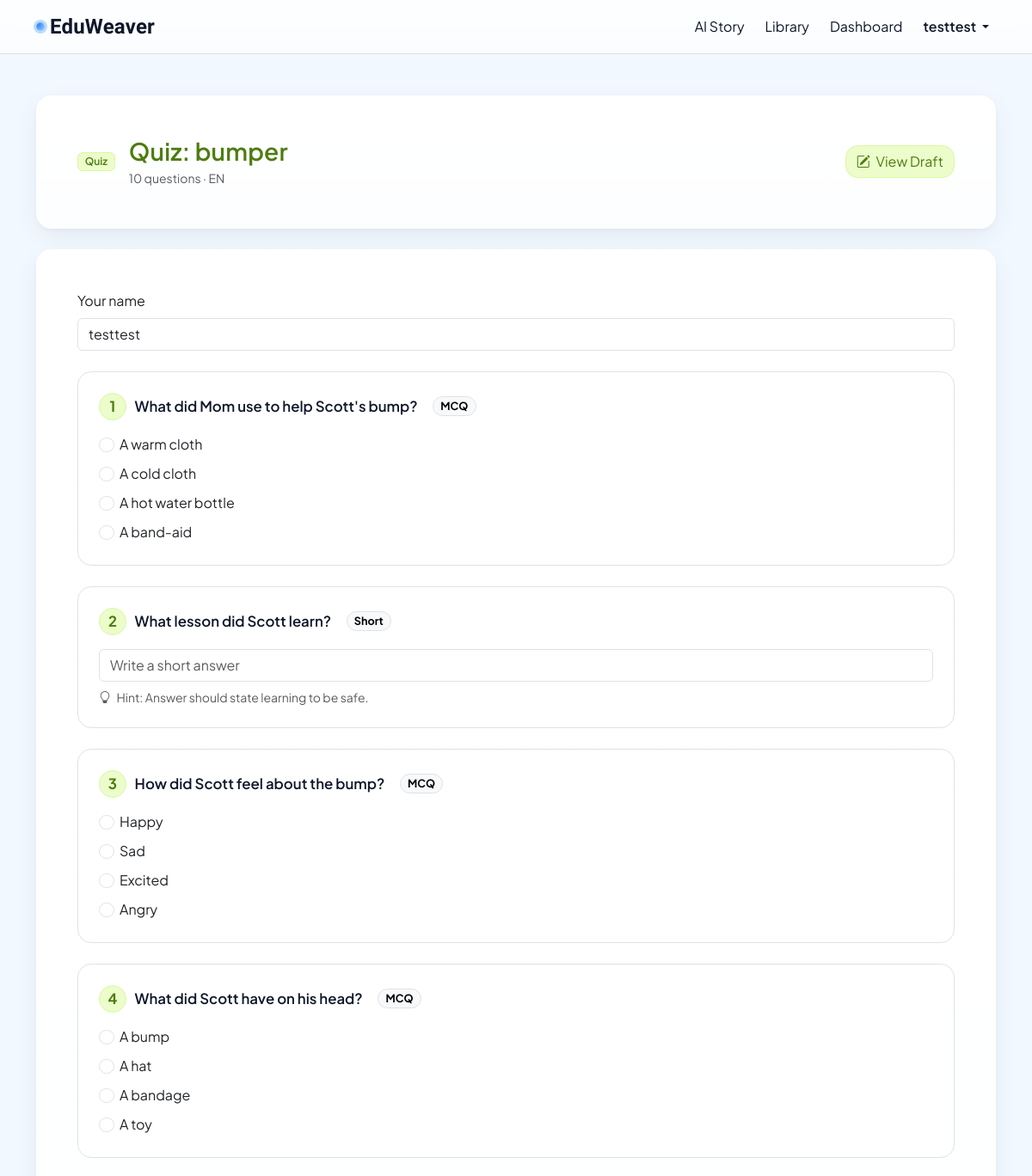
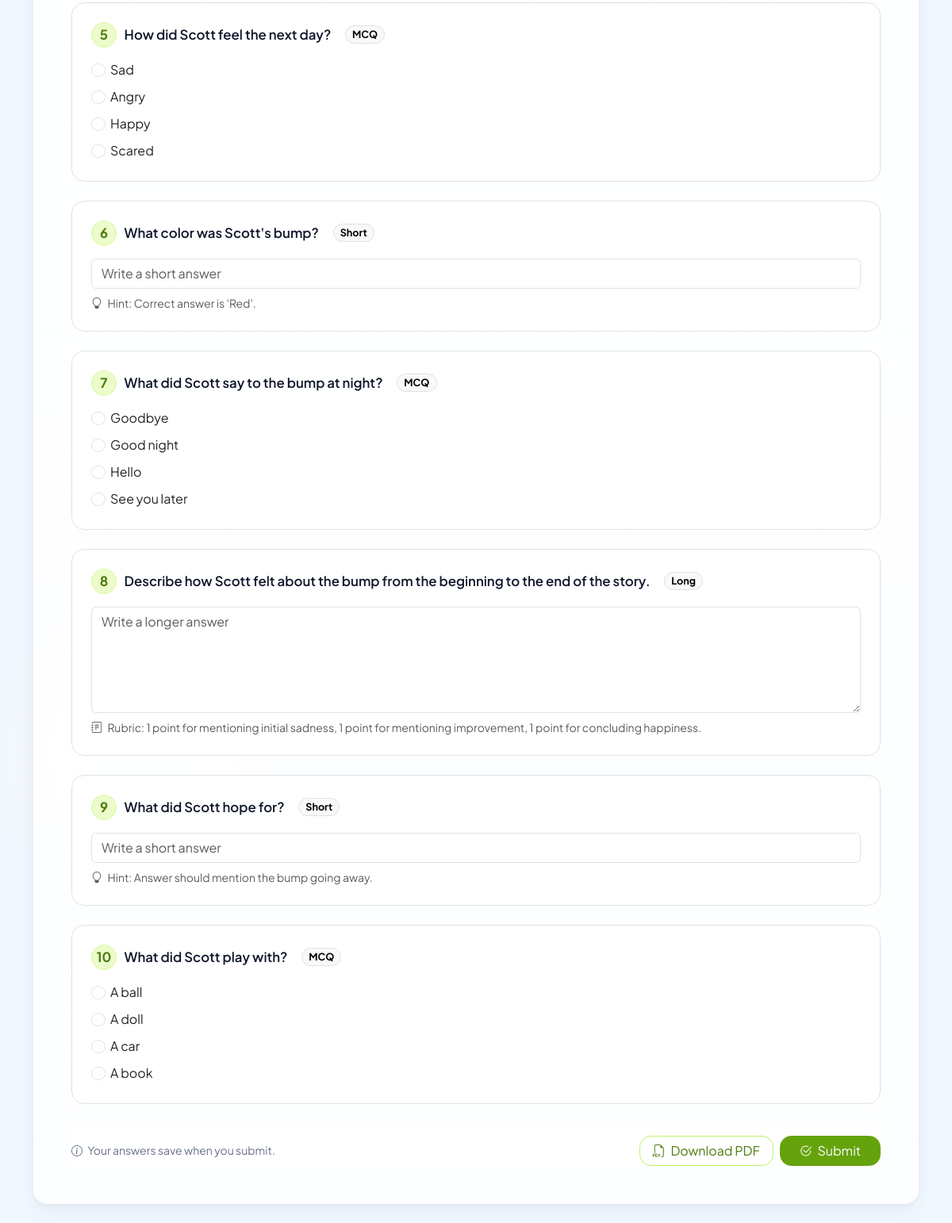
The page /quiz/bumper-1762896001 (signed in) on the database its author committed (2 pictures, top to bottom).
### tables this page shows
CREATE TABLE users (
            id INTEGER PRIMARY KEY AUTOINCREMENT,
            username TEXT NOT NULL UNIQUE,
            email TEXT NOT NULL UNIQUE,
            password_hash TEXT NOT NULL,
            created_at TEXT DEFAULT (DATETIME('now'))
        , is_admin INTEGER DEFAULT 0, is_english_native INTEGER
    CHECK (is_english_native IN (0,1)), age INTEGER
    CHECK (age IS NULL OR (age BETWEEN 5 AND 120)), gender TEXT
    CHECK (gender IN ('female','male','nonbinary','prefer_not') OR gender IS NULL));

CREATE TABLE stories (
            id INTEGER PRIMARY KEY AUTOINCREMENT,
            title TEXT NOT NULL,
            slug TEXT NOT NULL UNIQUE,
            prompt TEXT NOT NULL,
            language TEXT DEFAULT 'en',
            level TEXT DEFAULT 'phonics',
            content TEXT NOT NULL,
            visuals TEXT,
            created_at TEXT DEFAULT (DATETIME('now')),
            author_name TEXT DEFAULT 'guest'
        );

CREATE TABLE quiz_questions (
            id INTEGER PRIMARY KEY AUTOINCREMENT,
            story_id INTEGER NOT NULL,
            question TEXT NOT NULL,
            choices_json TEXT NOT NULL,
            correct_index INTEGER NOT NULL, qtype TEXT DEFAULT 'mcq', answer_text TEXT, rubric TEXT,
            FOREIGN KEY (story_id) REFERENCES stories(id) ON DELETE CASCADE
        );

### app.py (the view, shortened to what this page needs)
@app.route("/quiz/<slug>", methods=["GET", "POST"])
@login_required
def quiz_take(slug):
    db = get_db()
    s = db.execute("SELECT * FROM stories WHERE slug = ?", (slug,)).fetchone()
    if not s:
        return ("Story not found", 404)
    draft_row = db.execute(
        """
        SELECT id
        FROM finish_drafts
        WHERE seed_prompt = ?
          AND learner_name = ?
          AND language = ?
        ORDER BY datetime(created_at) DESC
        LIMIT 1
        """,
        (s["prompt"], s["author_name"], s["language"])
    ).fetchone()
    draft_id = draft_row["id"] if draft_row else None
    qs = db.execute(
        "SELECT * FROM quiz_questions WHERE story_id = ? ORDER BY id ASC",
        (s["id"],)
    ).fetchall()
    if not qs:
        flash("No quiz yet. Build the worksheet first.", "warning")
        return redirect(url_for("story_view", slug=slug))
    for q in qs:
        if not q.get("qtype"):
            q["qtype"] = "mcq"
    for q in qs:
        if q["qtype"] == "mcq":
            ch = q["choices_json"]
            if isinstance(ch, str):
                try:
                    q["choices"] = json.loads(ch) if ch else []
                except Exception:
                    q["choices"] = []
            else:
                q["choices"] = ch or []
        else:
            q["choices"] = []
    return render_template("quiz_take.html", story=s, questions=qs, draft_id=draft_id)

### app.py (called while the page is built)
def dict_factory(cursor, row):
    d = {}
    for idx, col in enumerate(cursor.description):
        d[col[0]] = row[idx]
    return d

def get_db():
    if "db" not in g:
        conn = sqlite3.connect(DB_PATH)
        conn.row_factory = dict_factory
        g.db = conn
    return g.db

@app.before_request
def load_current_user():
    g.current_user = None
    uid = session.get("user_id")
    if uid:
        db = get_db()
        g.current_user = db.execute("SELECT * FROM users WHERE id = ?", (uid,)).fetchone()

@app.context_processor
def inject_user():
    return {"current_user": g.get("current_user")}

def login_required(view_func):
    @wraps(view_func)
    def _wrapped(*args, **kwargs):
        if not (g.get("current_user") and g.current_user.get("id")):
            next_url = request.full_path if request.query_string else request.path
            return redirect(url_for("login", next=next_url))
        return view_func(*args, **kwargs)
    return _wrapped

### templates/quiz_take.html (shortened to what this page needs)
{% extends "base.html" %}
{% block content %}
<section class="card border-0 lp-card-modern overflow-hidden mt-4 mb-4 no-print">
  <div class="p-4 p-lg-5 d-flex align-items-center justify-content-between">
    <div class="d-flex align-items-center gap-3">
      <span class="badge lp-badge-step">Quiz</span>
      <div>
        <h3 class="mb-0 fw-semibold lp-title-lime">Quiz: {{ story.title }}</h3>
        <div class="text-muted small mt-1">
          {{ questions|length }} questions · {{ story.language|upper }}
        </div>
      </div>
    </div>
    {% if draft_id %}
      <a href="{{ url_for('finish_view', draft_id=draft_id) }}" class="btn btn-lime-light">
        <i class="bi bi-pencil-square me-1"></i> View Draft
      </a>
    {% else %}
      <a href="{{ url_for('story_view', slug=story.slug) }}" class="btn btn-lime-light">
        <i class="bi bi-book me-1"></i> View Story
      </a>
    {% endif %}
  </div>
</section>
<section class="card border-0 lp-card-modern overflow-hidden" id="quizRoot">
  <div class="card-body p-4 p-lg-5">
    <form id="quizForm" method="post" class="vstack gap-4">
      <div class="no-print">
        <label class="form-label">Your name</label>
        <input class="form-control lp-input-el" name="taker_name"
               value="{{ current_user.username if current_user else 'guest' }}"
               placeholder="Your name">
      </div>
      {% for q in questions %}
        {% set qtype = (q.qtype or 'mcq') %}
        {% set choices = (q.choices if q.choices is defined else (q.choices_json | load_json)) %}
        <fieldset class="lp-question-card border rounded-4 p-3 p-md-4 keep-together">
          <legend class="lp-question-title mb-3">
            <span class="lp-q-number">{{ loop.index }}</span>
            <span>{{ q.question }}</span>
            <span class="ms-2 badge rounded-pill text-bg-light border no-print">
              {% if qtype == 'mcq' %}MCQ{% elif qtype == 'short' %}Short{% else %}Long{% endif %}
            </span>
          </legend>
          {% if qtype == 'mcq' %}
            <div class="vstack gap-2">
              {% for c in choices %}
                <div class="form-check lp-choice">
                  <input class="form-check-input"
                         type="radio"
                         name="q{{ q.id }}"
                         id="q{{ q.id }}_{{ loop.index0 }}"
                         value="{{ loop.index0 }}">
                  <label class="form-check-label" for="q{{ q.id }}_{{ loop.index0 }}">
                    {{ c }}
                  </label>
                </div>
              {% endfor %}
            </div>
          {% elif qtype == 'short' %}
            <input class="form-control lp-input-el printable-short" type="text" name="q{{ q.id }}" placeholder="Write a short answer">
            {% if q.rubric %}
              <div class="text-muted small mt-2 no-print">
                <i class="bi bi-lightbulb me-1"></i> Hint: {{ q.rubric }}
              </div>
            {% endif %}
          {% else %}
            <textarea class="form-control lp-input-el printable-long" name="q{{ q.id }}" rows="5" placeholder="Write a longer answer"></textarea>
            {% if q.rubric %}
              <div class="text-muted small mt-2 no-print">
                <i class="bi bi-journal-text me-1"></i> Rubric: {{ q.rubric }}
              </div>
            {% endif %}
          {% endif %}
        </fieldset>
      {% endfor %}
      <div class="lp-sticky-submit d-flex flex-wrap gap-2 justify-content-between align-items-center no-print">
        <div class="small text-secondary">
          <i class="bi bi-info-circle me-1"></i> Your answers save when you submit.
        </div>
        <div class="d-flex gap-2">
          <button id="downloadPdfBtn" class="btn btn-outline-lime px-3" type="button" title="Save as PDF">
            <i class="bi bi-filetype-pdf me-1"></i> Download PDF
          </button>
          <button id="submitBtn" class="btn btn-lime px-4" type="submit">
            <i class="bi bi-check2-circle me-1"></i> Submit
          </button>
        </div>
      </div>
    </form>
  </div>
</section>
{% endblock %}

### templates/base.html (shortened to what this page needs)
<!doctype html>
<html lang="en" data-bs-theme="light">
<head>
  <link href="https://cdn.jsdelivr.net/npm/bootstrap@5.3.3/dist/css/bootstrap.min.css" rel="stylesheet">
  <link rel="stylesheet" href="https://cdn.jsdelivr.net/npm/bootstrap-icons@1.11.3/font/bootstrap-icons.css">
  <link href="{{ url_for('static', filename='styles.css') }}" rel="stylesheet">
</head>
<body>
<nav class="navbar navbar-expand-lg">
  <div class="container">
    <a class="navbar-brand" href="{{ url_for('index') }}">
      <span class="brand-dot"></span> EduWeaver
    </a>
    <div id="nav" class="collapse navbar-collapse">
      <ul class="navbar-nav ms-auto align-items-lg-center gap-2">
        <li class="nav-item"><a class="nav-link" href="{{ url_for('story_new') }}">AI Story</a></li>
        <li class="nav-item"><a class="nav-link" href="{{ url_for('library') }}">Library</a></li>
        <li class="nav-item"><a class="nav-link" href="{{ url_for('dashboard') }}">Dashboard</a></li>
        {% if current_user %}
          <li class="nav-item dropdown">
            <a class="nav-link dropdown-toggle fw-semibold" href="#" role="button" data-bs-toggle="dropdown" aria-expanded="false">
              {{ current_user.username }}
            </a>
          </li>
        {% else %}
          <li class="nav-item">
            <a class="btn btn-ghost" href="{{ url_for('login') }}">Sign in</a>
          </li>
        {% endif %}
      </ul>
    </div>
  </div>
</nav>
<main class="py-4">
  <div class="container">
    {% block content %}{% endblock %}
  </div>
</main>
</body>
</html>

### static/styles.css (style rules this page uses)
:root { --ink:#0f172a; --muted:#667085; --surface:#ffffff; --surface-2:#ffffffcc; --line:#e7eef7; --shadow: 0 10px 30px rgba(2,6,23,.10); --violet:#7c3aed; --violet-2:#a78bfa; --sky:#0ea5e9; --sky-2:#7dd3fc; --mint:#10b981; --mint-2:#6ee7b7; --sun:#f59e0b; --sun-2:#fcd34d; --rose:#f43f5e; --rose-2:#fecdd3; --bg-grad: radial-gradient(1200px 600px at 0% -10%, #e0f2fe 0%, rgba(224,242,254,0) 60%), radial-gradient(1000px 500px at 100% 0%, #ede9fe 0%, rgba(237,233,254,0) 65%), radial-gradient(900px 480px at 70% 110%, #dcfce7 0%, rgba(220,252,231,0) 60%), linear-gradient(180deg, #f8fafc 0%, #f1f5f9 100%); }
html, body { min-height:100%; }
body { background: var(--bg-grad); color: var(--ink); font-family: Nunito, "Noto Sans KR", system-ui, -apple-system, "Segoe UI", Roboto, Arial, sans-serif; }
.container::before { content:""; position:fixed; inset:auto auto 10% -10%; width:50vw; height:50vw; border-radius:50%; background: radial-gradient(closest-side, #fff 0%, rgba(255,255,255,0) 70%); filter: blur(24px); opacity:.6; pointer-events:none; z-index:-1; }
.card { background: linear-gradient(180deg, var(--surface), var(--surface-2)); border:1px solid var(--line); border-radius:1.25rem; box-shadow: var(--shadow); }
.btn { border-radius: .9rem; }
.text-secondary { color: var(--muted) !important; }

### templates/base.html (style rules this page uses)
:root { --brand-600:#2f8cea; --brand-700:#236fbb; --mint-500:#7fbaff; --mint-600:#4ea2ff; --ink:#0f172a; --muted:#667085; --border:rgba(15,23,42,.12); }
html,body { height:100% }
body { font-family:"Plus Jakarta Sans", system-ui, -apple-system, Segoe UI, Roboto, Arial, sans-serif; color:var(--ink); background:#f2f8ff; }
.navbar { position:sticky; top:0; z-index:9999; backdrop-filter:saturate(140%) blur(10px); -webkit-backdrop-filter:saturate(140%) blur(10px); background:linear-gradient(180deg, rgba(255,255,255,.82), rgba(255,255,255,.68)); border-bottom:1px solid var(--border); }
.navbar-brand { font-family:"Baloo 2", system-ui, -apple-system, Segoe UI, Roboto, Arial, sans-serif; font-weight:700; letter-spacing:.2px; display:flex; align-items:center; gap:.4rem; font-size:24px; color:var(--ink); }
.navbar-brand .brand-dot { inline-size:.6rem; block-size:.6rem; border-radius:999px; background: radial-gradient(65% 65% at 30% 30%, var(--brand-600), var(--mint-500)); box-shadow:0 0 0 3px color-mix(in srgb, var(--brand-600) 30%, transparent); }
.nav-link { color:var(--ink) }

### rows shown on the page
users: username "testtest", taker_name "testtest"
stories: title "bumper", language "EN"
quiz_questions: question "What did Mom use to help Scott's bump?", qtype "MCQ", choices "A warm cloth" "A cold cloth" "A hot water bottle" "A band-aid"
quiz_questions: question "What lesson did Scott learn?", qtype "Short", rubric "Answer should state learning to be safe."
quiz_questions: question "How did Scott feel about the bump?", qtype "MCQ", choices "Happy" "Sad" "Excited" "Angry"
quiz_questions: question "What did Scott have on his head?", qtype "MCQ", choices "A bump" "A hat" "A bandage" "A toy"
quiz_questions: question "How did Scott feel the next day?", qtype "MCQ", choices "Sad" "Angry" "Happy" "Scared"
quiz_questions: question "What color was Scott's bump?", qtype "Short", rubric "Correct answer is 'Red'."
quiz_questions: question "What did Scott say to the bump at night?", qtype "MCQ", choices "Goodbye" "Good night" "Hello" "See you later"
quiz_questions: question "Describe how Scott felt about the bump from the beginning to the end of the story.", qtype "Long", id "Write a longer answer", rubric "1 point for mentioning initial sadness, 1 point for mentioning improvement, 1 point for concluding happiness."
quiz_questions: question "What did Scott hope for?", qtype "Short", rubric "Answer should mention the bump going away."
quiz_questions: question "What did Scott play with?", qtype "MCQ", choices "A ball" "A doll" "A car" "A book"

### other values the page prints
{{ questions|length }} "10"
